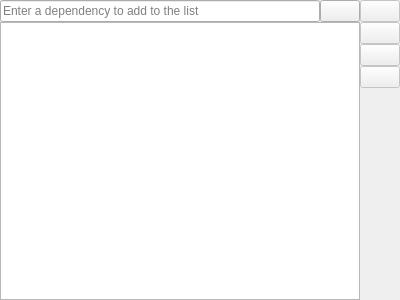
<?xml version="1.0" encoding="UTF-8"?>
<ui version="4.0">
 <class>DependenciesWidget</class>
 <widget class="QWidget" name="DependenciesWidget">
  <property name="geometry">
   <rect>
    <x>0</x>
    <y>0</y>
    <width>400</width>
    <height>300</height>
   </rect>
  </property>
  <property name="windowTitle">
   <string>Form</string>
  </property>
  <layout class="QGridLayout" name="gridLayout">
   <property name="leftMargin">
    <number>0</number>
   </property>
   <property name="topMargin">
    <number>0</number>
   </property>
   <property name="rightMargin">
    <number>0</number>
   </property>
   <property name="bottomMargin">
    <number>0</number>
   </property>
   <property name="spacing">
    <number>0</number>
   </property>
   <item row="0" column="0">
    <widget class="ProjectItemLineEdit" name="targetDependency">
     <property name="toolTip">
      <string>Enter a dependency to add to the list</string>
     </property>
     <property name="placeholderText">
      <string>Enter a dependency to add to the list</string>
     </property>
     <property name="showClearButton" stdset="0">
      <bool>true</bool>
     </property>
    </widget>
   </item>
   <item row="0" column="1">
    <widget class="QPushButton" name="browseProject">
     <property name="icon">
      <iconset theme="folder-document&lt;"/>
     </property>
    </widget>
   </item>
   <item row="0" column="2">
    <widget class="QPushButton" name="addDependency">
     <property name="enabled">
      <bool>false</bool>
     </property>
     <property name="toolTip">
      <string>Adds the listed target to the dependency list.</string>
     </property>
     <property name="text">
      <string/>
     </property>
     <property name="icon">
      <iconset theme="list-add"/>
     </property>
    </widget>
   </item>
   <item row="1" column="0" rowspan="4" colspan="2">
    <widget class="QListWidget" name="dependencies">
     <property name="toolTip">
      <string>List of indirect dependent targets.</string>
     </property>
     <property name="whatsThis">
      <string>This list should contain targets that the application does not directly depend on, but for which an action needs to be taken before running the application.</string>
     </property>
     <property name="alternatingRowColors">
      <bool>true</bool>
     </property>
     <property name="uniformItemSizes">
      <bool>true</bool>
     </property>
    </widget>
   </item>
   <item row="1" column="2">
    <widget class="QPushButton" name="removeDependency">
     <property name="enabled">
      <bool>false</bool>
     </property>
     <property name="toolTip">
      <string>Removes the selected dependencies from the list.</string>
     </property>
     <property name="text">
      <string/>
     </property>
     <property name="icon">
      <iconset theme="list-remove"/>
     </property>
    </widget>
   </item>
   <item row="2" column="2">
    <widget class="QPushButton" name="moveDepUp">
     <property name="enabled">
      <bool>false</bool>
     </property>
     <property name="toolTip">
      <string>Move a dependency up in the list.</string>
     </property>
     <property name="text">
      <string/>
     </property>
     <property name="icon">
      <iconset theme="go-up"/>
     </property>
    </widget>
   </item>
   <item row="3" column="2">
    <widget class="QPushButton" name="moveDepDown">
     <property name="enabled">
      <bool>false</bool>
     </property>
     <property name="toolTip">
      <string>Moves the selected dependency down in the list.</string>
     </property>
     <property name="text">
      <string/>
     </property>
     <property name="icon">
      <iconset theme="go-down"/>
     </property>
    </widget>
   </item>
   <item row="4" column="2">
    <spacer name="verticalSpacer">
     <property name="orientation">
      <enum>Qt::Vertical</enum>
     </property>
     <property name="sizeHint" stdset="0">
      <size>
       <width>20</width>
       <height>151</height>
      </size>
     </property>
    </spacer>
   </item>
  </layout>
 </widget>
 <customwidgets>
  <customwidget>
   <class>ProjectItemLineEdit</class>
   <extends>QLineEdit</extends>
   <header>project/projectitemlineedit.h</header>
  </customwidget>
 </customwidgets>
 <resources/>
 <connections/>
</ui>
